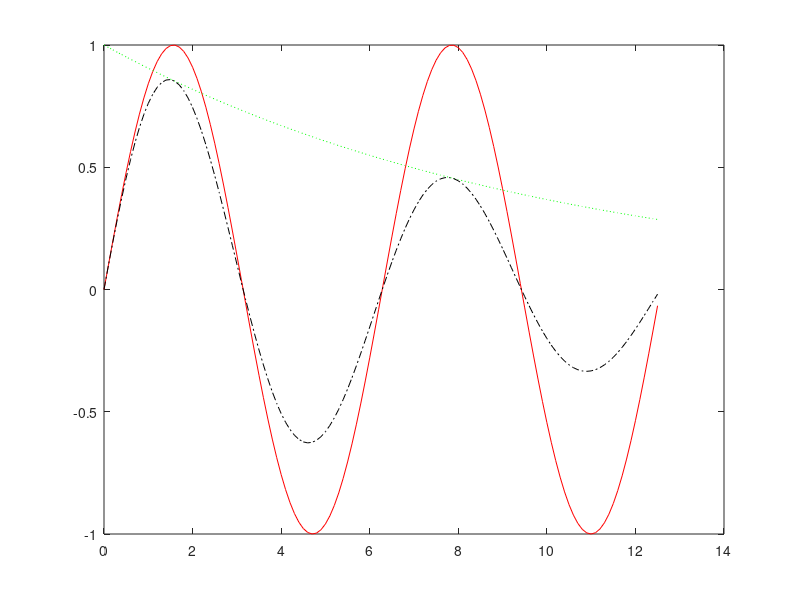
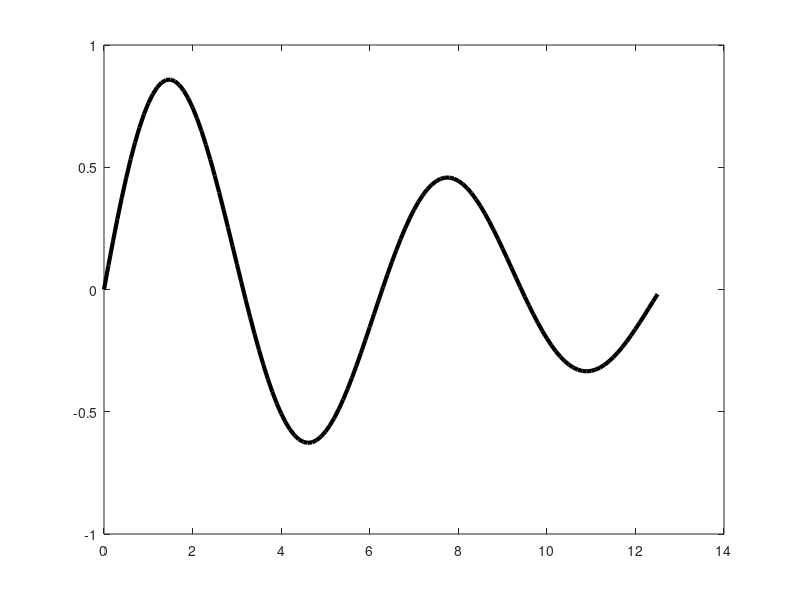

Source code (MATLAB) for these figures, in order:

%A non convex function in 1d: exponentially damped sinuosoid


%xs = 0:0.1:(10*pi);
xs = 0:0.1:(4*pi);
f1 = sin(xs);
f2  = exp(-0.1*xs);
f3 = f1 .* f2;
figure;
plot(xs, f1, 'r-', xs, f2, 'g:', xs, f3, 'k-.');

figure;
h = plot(xs, f3, 'k-', 'linewidth', 3);
